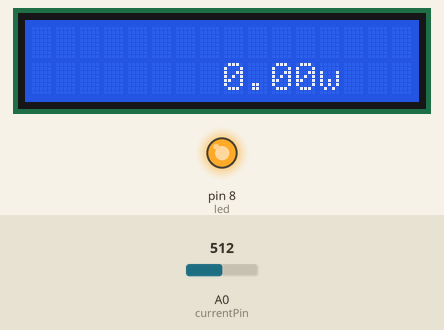
Recording of a sketch running on a simulated Arduino Uno, built with avr-gcc and run on an emulated ATmega328P. On the bench: 16×2 character LCD, output pins drawn as LEDs (lit = HIGH). The inputs (shaded band) are chosen by the test bench; at power-on: A0 (currentPin) = 512.

Above: at 1.2 s.
1.3 s: A0 (currentPin) set to 306
At 1.9 s:
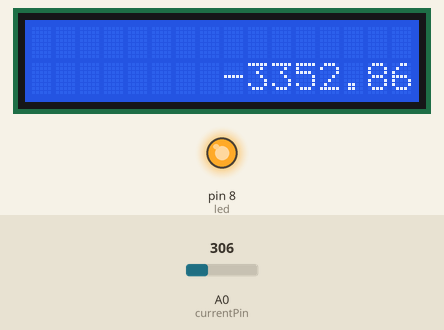
3.5 s: A0 (currentPin) set to 537
At 3.9 s:
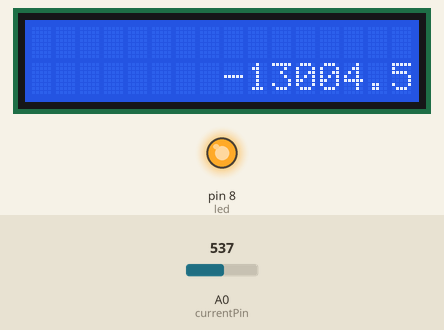
5.5 s: A0 (currentPin) set to 561
At 6.9 s:
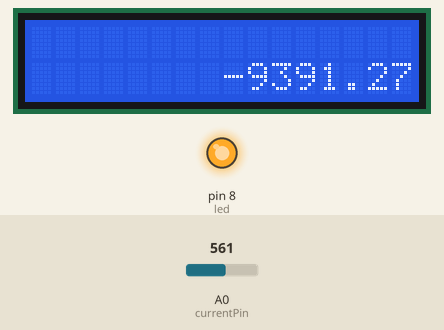
8.5 s: A0 (currentPin) set to 574
At 11.5 s:
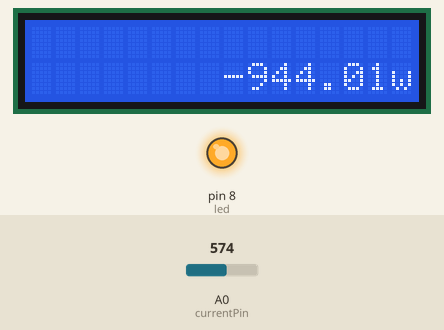
Timing chart, 0 to 13.0 s (numbered marks = the images above; inputs shaded):
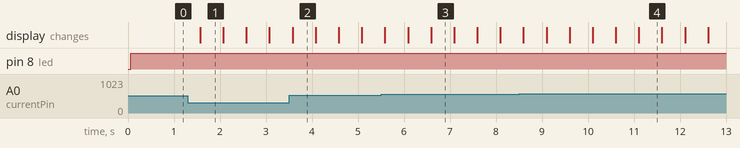

Measured:
- the behaviour switches between 546 and 547 on A0 (currentPin) (found by bisection; images 2 and 3)
- the behaviour switches between 573 and 574 on A0 (currentPin) (found by bisection; images 3 and 4)
- after the input at 1.3 s, the display: changes after 0.27 s (image 1)
- what the display in image 1 shows lasts 0.5 s, from 1.6 s to 2.1 s

The sketch:

current.ino
```cpp
#include <LiquidCrystal.h>
LiquidCrystal lcd(7, 6, 2, 3, 4, 5);

int led = 8;
const int currentPin = A0;
int sensitivity = 66;
int adcValue= 0;
int offsetVoltage = 2500;
double adcVoltage = 0;
double currentValue = 0;
//double watt = 0;
double fullday = 0;

void setup() {
  pinMode(led, OUTPUT);
  lcd.begin(16,2);
}

void loop() {
  digitalWrite(led,HIGH);

  adcValue = analogRead(currentPin);
  adcVoltage = (adcValue / 1024.0) * 5000;
  currentValue = ((adcVoltage - offsetVoltage) / sensitivity);
  double watt = currentValue*220;
  fullday = fullday+watt;
  if(fullday >= 1500){
    fullday = 0;
  }

  lcd.setCursor(8,1);
  lcd.print(fullday);
  lcd.print("w");
  delay(500);
}
```
